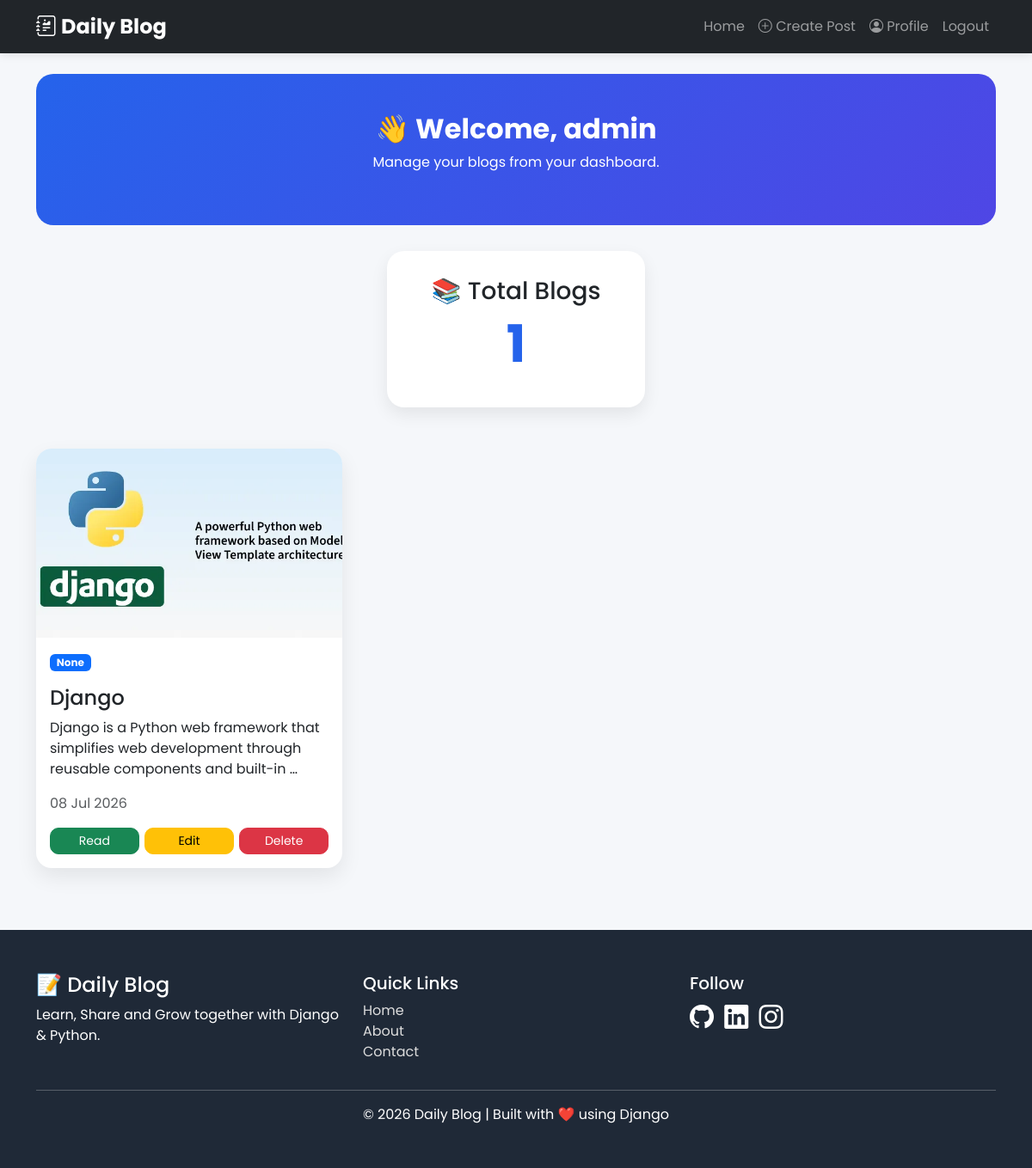
/profile/ (signed in), run on the app's committed database.
### blog/models.py (models this page shows, shortened)
class Post(models.Model):
    author = models.ForeignKey(User,on_delete=models.CASCADE)
    category = models.ForeignKey(Category,on_delete=models.SET_NULL,null=True,blank=True)
    tags = models.ManyToManyField(Tag,blank=True)
    title=models.CharField(max_length=200)
    content=models.TextField()
    created_at=models.DateTimeField(auto_now_add=True)
    updated_at=models.DateTimeField(auto_now=True)
    image = models.ImageField(upload_to="blog_images/",blank=True,null=True)

### blog/views.py (the view)
# urls.py: path("profile/", views.profile, name="profile"),
@login_required
def profile(request):
    posts = Post.objects.filter(author=request.user)
    context = {"posts": posts,"total_posts": posts.count(),}
    return render(request,"blog/profile.html",context)

### blog/templates/blog/profile.html
{% extends 'blog/base.html' %} {% block content %}
<div class="profile-header">
  <h2>👋 Welcome, {{ request.user.username }}</h2>
  <p>Manage your blogs from your dashboard.</p>
</div>
<div class="stats-card">
  <h3>📚 Total Blogs</h3>
  <h1>{{ total_posts }}</h1>
</div>
<div class="row mt-5">
  {% for post in posts %}
  <div class="col-lg-4 col-md-6 mb-4">
    <div class="card dashboard-card">
      {% if post.image %}
      <img src="{{ post.image.url }}" class="card-img-top" />
      {% endif %}
      <div class="card-body">
        <span class="badge bg-primary"> {{ post.category }} </span>
        <h4 class="mt-3">{{ post.title }}</h4>
        <p>{{ post.content|truncatewords:15 }}</p>
        <p class="text-muted">{{ post.created_at|date:"d M Y" }}</p>
        <div class="d-flex justify-content-between">
          <a
            href="{% url 'post_detail' post.pk %}"
            class="btn btn-success btn-sm"
          >
            Read
          </a>
          <a
            href="{% url 'update_post' post.pk %}"
            class="btn btn-warning btn-sm"
          >
            Edit
          </a>
          <a
            href="{% url 'delete_post' post.pk %}"
            class="btn btn-danger btn-sm"
          >
            Delete
          </a>
        </div>
      </div>
    </div>
  </div>
  {% empty %}
  <div class="alert alert-info">You haven't written any blog yet.</div>
  {% endfor %}
</div>
{% endblock %}

### blog/static/blog/css/style.css (style rules this page uses)
body { font-family: "Poppins", sans-serif; background: #f5f7fa; }
.card { border: none; border-radius: 15px; box-shadow: 0 5px 20px rgba(0, 0, 0, 0.08); transition: 0.3s; }
.btn { border-radius: 10px; }
h2 { font-weight: 700; }
.profile-header { background: linear-gradient(135deg, #2563eb, #4f46e5); padding: 45px; border-radius: 20px; color: white; text-align: center; margin-bottom: 30px; }
.profile-header h2 { font-weight: 700; }
.stats-card { background: white; padding: 30px; border-radius: 20px; box-shadow: 0 8px 20px rgba(0, 0, 0, 0.08); text-align: center; max-width: 300px; margin: auto; }
.stats-card h1 { font-size: 60px; font-weight: 700; color: #2563eb; }
.dashboard-card { border: none; border-radius: 18px; overflow: hidden; transition: 0.3s; box-shadow: 0 10px 25px rgba(0, 0, 0, 0.08); }
.dashboard-card img { height: 220px; object-fit: cover; }
.dashboard-card .btn { width: 32%; }

### data on the page
Post: image (picture), category "None", title "Django", content "Django is a Python web framework that simplifies web development through reusable components and built-in …", created_at "08 Jul 2026"

### other printed values
{{ request.user.username }} "admin"
{{ total_posts }} "1"
